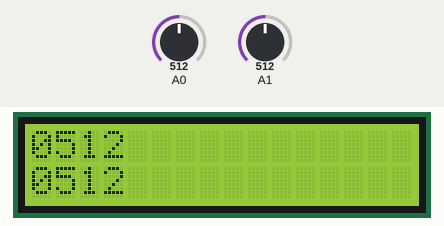
This sketch was run on a simulated Arduino Uno, built with avr-gcc and run on an emulated ATmega328P. On the bench: 16×2 character LCD. The inputs (shaded band) are chosen by the test bench; at power-on: A0 = 512, A1 = 512.

Above: at 1.2 s.
1.3 s: A0 set to 716
At 1.6 s:
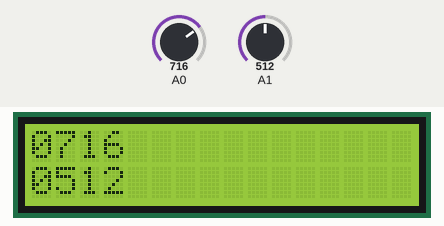
2.8 s: A1 set to 716
At 3.9 s:
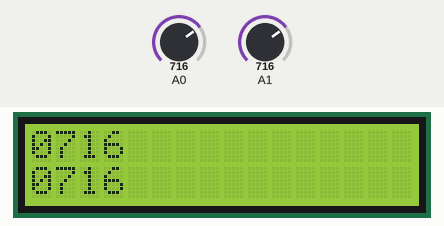
4.3 s: A0 set to 810
At 5.1 s:
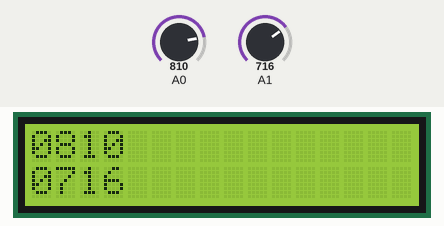
5.8 s: A1 set to 810
At 6.2 s:
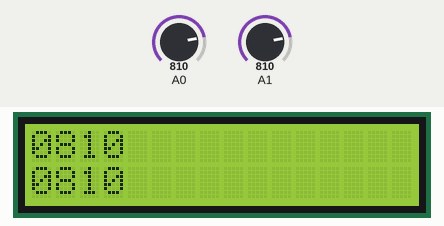
7.3 s: A0 set to 790
At 8.5 s:
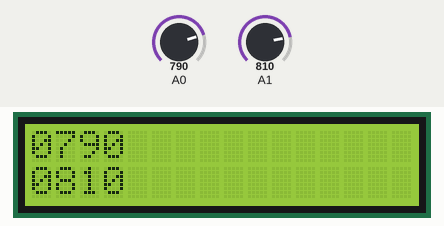
8.8 s: A1 set to 790
At 9.7 s:
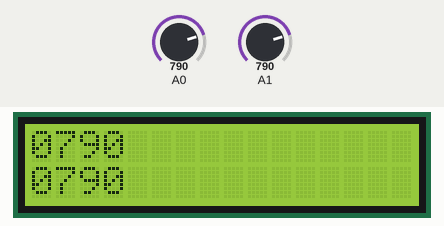
Timing chart, 0 to 11.3 s (numbered marks = the images above; inputs shaded):
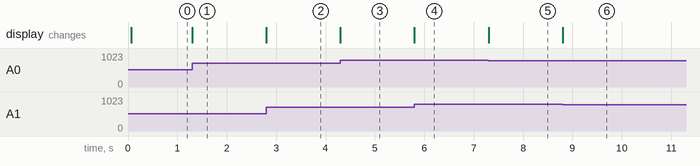

Measured:
- after the input at 1.3 s, the display: changes at once (image 1)
- after the input at 2.8 s, the display: changes at once (image 2)
- after the input at 4.3 s, the display: changes at once (image 3)
- after the input at 5.8 s, the display: changes at once (image 4)
- after the input at 7.3 s, the display: changes at once (image 5)
- after the input at 8.8 s, the display: changes at once (image 6)

The sketch:

ASSIGMENT_V6.1.1.2.ino
```cpp
#include <LiquidCrystal.h>
LiquidCrystal lcd(8, 9, 4, 5, 6, 7);

#define btnRIGHT  0
#define btnUP     1
#define btnDOWN   2
#define btnLEFT   3
#define btnSELECT 4
#define btnNONE   5
#define IR 1
double sensor, inches, cm ;

int LCD_mode = 0;
int lcd_key = 0;
int adc_key_in  = 0;
long lastDebounceTime = 0;  // the last time the output pin was toggled
long debounceDelay = 0.1;    // the debounce time
volatile unsigned int  seconds;
volatile unsigned int minutes;


void setup() {
  // put your setup code here, to run once:
  lcd.begin(16, 2);              // start the library
  ADMUX |= (1 << REFS0);
  ADMUX &= ~(1 << REFS1);
  ADMUX &= ~(1 << ADLAR);
  ADCSRA |= (1 << ADEN) |  (1 << ADSC) | (1 << ADPS2) | (1 << ADPS1) | (1 << ADPS0);
  ADCSRA |= (1 << ADIE);

  //timer 1 setup
  cli();          // disable global interrupts
  TCCR1A = 0;     // set entire TCCR1A register to 0
  TCCR1B = 0;     // same for TCCR1B
  OCR1A = 15624;
  // turn on CTC mode:
  TCCR1B |= (1 << WGM12);
  // Set CS10 and CS12 bits for 1024 prescaler:
  TCCR1B |= (1 << CS10);
  TCCR1B |= (1 << CS12);
  // enable timer compare interrupt:
  TIMSK1 |= (1 << OCIE1A);
  sei();          // enable global interrupts

  ADCSRA |= (1 << ADSC);
}

void update_clock() {
  seconds++;
  if (seconds == 60) {
    seconds = 0;
    minutes++;
    lcd.clear();
  }

}


int read_lcd_buttons() {

  ADMUX  &=~(1<<MUX0);    //<----Set Multiplexor Value to pin A0
    ADMUX  &=~(1<<MUX1);
    ADMUX  &=~(1<<MUX2);
    ADMUX  &=~(1<<MUX3);
  ADCSRA |= (1 << ADSC);   //<---- Start ADC conversion bit
  while (ADCSRA != ADCSRA & ~(1 << ADIF)) //<---- Create a condition that waits for ADC conversion interrupt flag
    ADCSRA &= ~(1 << ADIF);

  delay(200);
  return ADC;

}
void distance() {


  ADMUX  |= (1 << MUX0); //<----Set Multiplexor Value to pin A0
  ADMUX  &= ~(1 << MUX1);
  ADMUX  &= ~(1 << MUX2);
  ADMUX  &= ~(1 << MUX3);
  ADCSRA |= (1 << ADSC);
  while (ADCSRA != ADCSRA & ~(1 << ADIF)) //<---- Create a condition that waits for ADC conversion interrupt flag
    ADCSRA &= ~(1 << ADIF);
  sensor = ADC;
  inches = 4192.936 * pow(sensor, -0.935) - 3.937;
  cm = 10650.08 * pow(sensor, -0.935) - 10;
  delay(100);


}


void toggleMode() {
  adc_key_in = ADC;
  if (adc_key_in < 800) { //select key ADC value
    if ((seconds - lastDebounceTime) > debounceDelay) { //d
      if (LCD_mode < 5) {
        lcd.clear();
        LCD_mode++;
      }
      else {
        lcd.clear();
        LCD_mode = 0;
      }
      lastDebounceTime = seconds;
    }
  }
}

void loop() {
  ADCSRA |= (1 << ADSC);   //<---- Start ADC conversion bit
  while (ADCSRA != ADCSRA & ~(1 << ADIF)) //<---- Create a condition that waits for ADC conversion interrupt flag
    ADCSRA &= ~(1 << ADIF);
  /*toggleMode();
  lcd.setCursor(0, 0);
  distance();


  switch (LCD_mode) {
    case 0:
      {


        lcd.setCursor(0, 0);
        lcd.print("CLOCK");
        lcd.setCursor(1, 1);
        lcd.print (minutes);
        lcd.setCursor(3, 1);
        lcd.print(":");
        lcd.setCursor(5, 1);
        lcd.print(seconds);
        break;
      }

    case 1:
      {
        lcd.setCursor (0, 0);
        lcd.print("ESTEBAN_A");
        lcd.setCursor(0, 1);
        lcd.print("12824583");
        break;
      }

    case 2:
      {
        lcd.print("DISTANCE SENSOR");
        lcd.setCursor(8, 1);
        lcd.print("CM");
        lcd.setCursor(0, 1);
        lcd.print(cm);

        break;
      }

    case 3:
      {
        lcd.print("CONTINUOUS");
        break;
      }

    case 4:
      {
        lcd.print("STEP");
        break;
      }

    case 5:
      {
        lcd.print("LINK");
        break;
      }
  }*/
}

ISR(TIMER1_COMPA_vect) {
  update_clock();


}

ISR(ADC_vect) {
  uint16_t result = ADC;
  switch (ADMUX & 0x0F) { //Here we are only looking at the last for bits by setting the first for bits to 0 (just for the switch statement the bits in ADMUX don't actually change)

    case 0: //Don't need the C0 --> only 0 as we cleared the first 4 bits ^^
      //read_lcd_buttons();   //<-- this function is doing another conversion - this method is called as soon as a conversion finishes - that's the point of an interrupt (ISR). We already have the result
      lcd.setCursor(0, 0);
      lcd.print((result / 1000) % 10);           //This is simply a way to print a value to the display without it overlapping what is already there (ie 54 will print as 0054)
      lcd.print((result / 100) % 10);
      lcd.print((result / 10) % 10);
      lcd.print((result / 1) % 10);

      ADMUX |= (1 << MUX0); //just change the last bit to change the channel

      break;


    case 1 :

      //distance();
      lcd.setCursor(0, 1);
      lcd.print((result / 1000) % 10);
      lcd.print((result / 100) % 10);
      lcd.print((result / 10) % 10);
      lcd.print((result / 1) % 10);
      ADMUX &= ~(1 << MUX0);
      break;

    default:
      //toggleMode();

      break;


  }


  ADCSRA |= (1 << ADSC);

}
```
